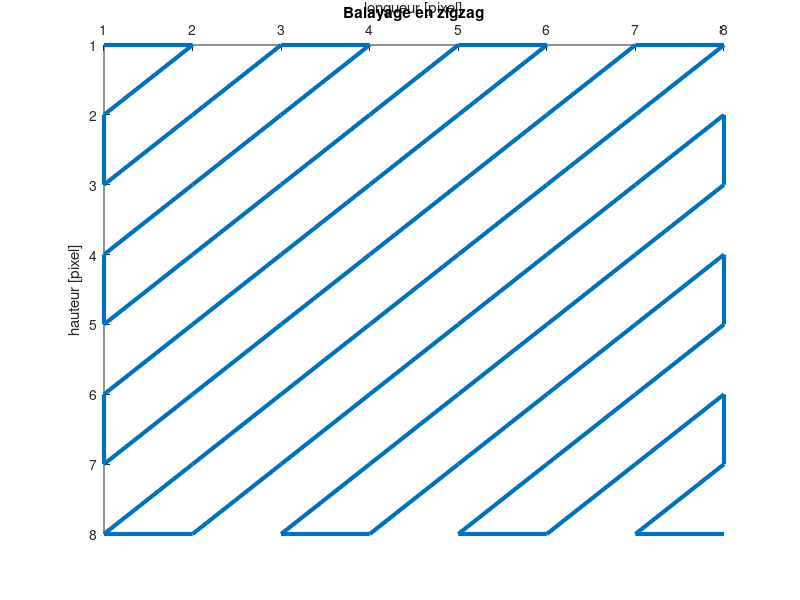

MATLAB code to generate this figure:
%--------------------------- Exercice 4 ---------------------------------
clear all 
close all
i = 1;
j = 1;
indice = 1; % Indice à écrire dans la liste qui reportorie l'ensemble des [i,j]
X = zeros(64,2); % List réportoriant l'ensemble des [i,j]
X(indice,:) = [i,j]; % Première élément de la liste
indice = indice + 1;
sensDirect = 1; 
% SensDirect = 0 : On parcourt la diagonale d'en haut à droite jusqu'en bas à gauche
% SensDirect = 1 : On parcourt la diagonale d'en bas à gauche jusqu'en haut
% à droite

% Utilisation de 2 boucles pour la clarté
while i ~=8 && j ~=8 % tant qu'on a pas fait la moitié du chemin
     if i == 1 % Si on touche le bord du haut
         X(indice,:) = [i,j+1]; % On longe ce bords
         indice = indice + 1;
         i = i + 1;
         X(indice,:) = [i,j]; % Puis on repart sur la diagonale indirect
         indice = indice + 1;
         sensDirect = 0; %Diagonale indirect
     end
     if j == 1 % Si on touche le bord gauche
         X(indice,:) = [i+1,j]; % On longe ce bords
         indice = indice + 1;
         j = j + 1;
         X(indice,:) = [i,j]; % Puis on repart sur la diagonale direct
         indice = indice + 1;
         sensDirect = 1; %Diagonale direct
     end
     if j~=1 || i~=1
         if sensDirect == 0 % Si on est sur la diagonale indirect
             while j ~=1 % On fait une diagonale jusqu'au bord gauche
                i = i + 1;
                j = j - 1;
                X(indice,:) = [i,j];
                indice = indice + 1;
             end
         elseif sensDirect == 1 % Si on est sur la diagonale direct
             while i ~=1% On fait une diagonale jusqu'au bord du haut
                 i = i - 1;
                 j = j + 1;
                 X(indice,:) = [i,j];
                 indice = indice + 1;
             end
         end
     end
     
end
% Une fois qu'on est à mi-chemin
while i + j < 16 % Tant que [i,j] =/= [8,8]
     if i == 8 % Si on est sur le bords du bas
         j = j +1;
         X(indice,:) = [i,j]; % On longe ce bords
         indice = indice + 1;
         i = i - 1;
         j = j + 1;
         % Si on est à l'indice [8,8] on ne continue pas, fin de boucle
         if i + j < 16 
            X(indice,:) = [i,j];
         end
         indice = indice + 1;
         sensDirect = 1; % Diagonale direct
     end
     if j == 8% Si on est sur le bords de droite
         i = i +1;
         X(indice,:) = [i,j];  % On longe ce bords
         indice = indice + 1;
         i = i + 1;
         j = j - 1;
         X(indice,:) = [i,j];
         indice = indice + 1;
         sensDirect = 0; % Diagonale indirect
     end
     if j <8 || i <8 % Si on est pas sur un bords ( sur une diagonale)
         if sensDirect == 1 % Si on est sens direct
             while j < 8 % Tant qu'on atteints pas le bords droit
                i = i - 1;
                j = j + 1; % On longe cette diagonale
                X(indice,:) = [i,j];
                indice = indice + 1;
             end
         elseif sensDirect == 0 % Si on est en sens indirect
             while i < 8 % Tant qu'on atteints pas le bords du bas
                 i = i + 1;
                 j = j - 1; % On longe cette diagonale
                 X(indice,:) = [i,j];
                 indice = indice + 1;
             end
         end
     end
end
% Affichage du graphique avec inversion des axes
line(X(:,2),X(:,1),"LineWidth",3)
axis ij
title('Balayage en zigzag')
set(gca, 'XAxisLocation','top')
xlabel('longueur [pixel]')
ylabel('hauteur [pixel]')